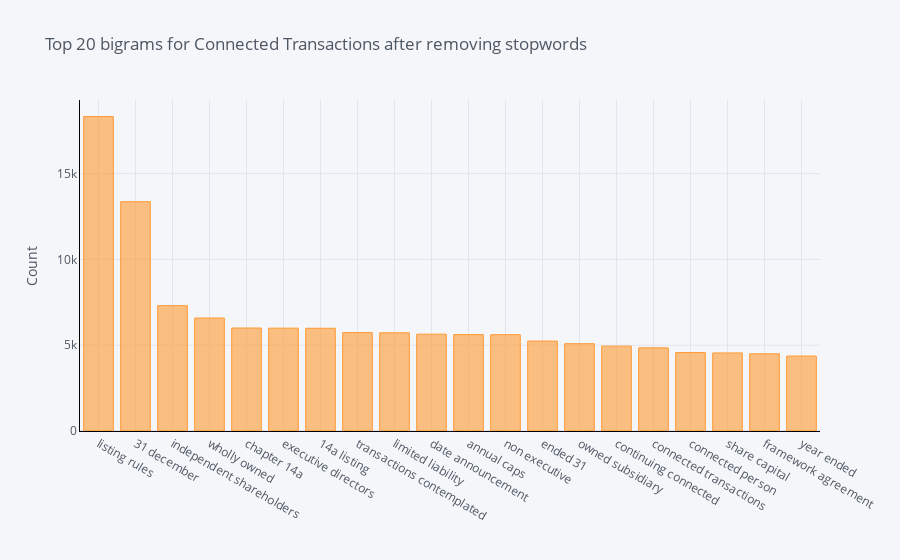

Here is the notebook cell this chart was saved with:
### Code cell
df_temp = pd.DataFrame(get_top_n_bigrams(cct.Text, 20), columns = ['Text' , 'count'])
df_temp.groupby('Text').sum()['count'].sort_values(ascending=False).iplot(
    kind='bar', yTitle='Count', linecolor='black', title='Top 20 bigrams for Connected Transactions after removing stopwords')

### Figure 1 — Plotly figure (JSON) as saved in the notebook; plotly's stock layout.template omitted (floating-point values rounded to 4 significant figures)
{"data": [{"marker": {"color": "rgba(255, 153, 51, 0.6)", "line": {"color": "rgba(255, 153, 51, 1.0)", "width": 1}}, "name": "count", "orientation": "v", "text": "", "type": "bar", "x": ["listing rules", "31 december", "independent shareholders", "wholly owned", "chapter 14a", "executive directors", "14a listing", "transactions contemplated", "limited liability", "date announcement", "annual caps", "non executive", "ended 31", "owned subsidiary", "continuing connected", "connected transactions", "connected person", "share capital", "framework agreement", "year ended"], "y": [18325, 13362, 7304, 6583, 6002, 5993, 5986, 5734, 5723, 5643, 5618, 5612, 5240, 5086, 4946, 4847, 4572, 4549, 4497, 4368]}], "layout": {"legend": {"bgcolor": "#F5F6F9", "font": {"color": "#4D5663"}}, "paper_bgcolor": "#F5F6F9", "plot_bgcolor": "#F5F6F9", "title": {"font": {"color": "#4D5663"}, "text": "Top 20 bigrams for Connected Transactions after removing stopwords"}, "xaxis": {"gridcolor": "#E1E5ED", "linecolor": "black", "showgrid": true, "tickfont": {"color": "#4D5663"}, "title": {"font": {"color": "#4D5663"}, "text": ""}, "zerolinecolor": "#E1E5ED"}, "yaxis": {"gridcolor": "#E1E5ED", "linecolor": "black", "showgrid": true, "tickfont": {"color": "#4D5663"}, "title": {"font": {"color": "#4D5663"}, "text": "Count"}, "zerolinecolor": "#E1E5ED"}}}
